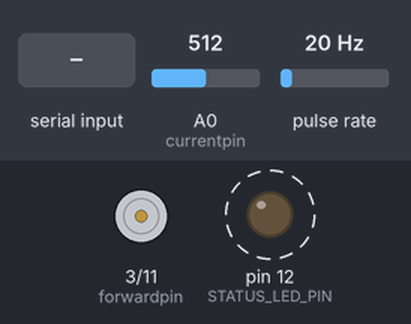
Bench run of a sketch on a simulated Arduino Nano, built with avr-gcc and run on an emulated ATmega328P. Shown: motor-driver pin pairs drawn as motors (green arrow = first pin HIGH = forward, orange = second pin HIGH = backward, longer = more drive), output pins drawn as LEDs (lit = HIGH). Wiring (inferred from the names in the program): pulse sensor: data pin 4. Dashed ring = blinking. The test bench sets the inputs (shaded band); at power-on: pulse rate 20 Hz, A0 (currentpin) = 512. What the sketch prints to the serial monitor is not drawn.

Above: at 1.25 s.
1.3 s: "1\n" received over Serial
At 1.55 s:
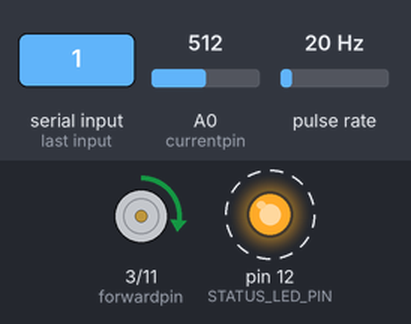
4.3 s: pulse rate (sensor on pin 4) set to 4 Hz
At 4.7 s:
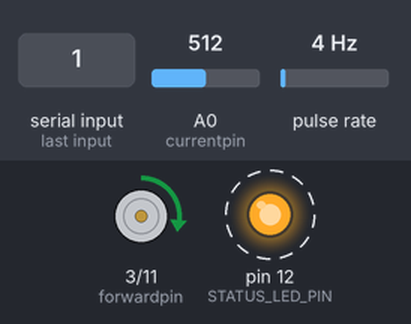
7.3 s: pulse rate (sensor on pin 4) set to 50 Hz
At 8.12 s:
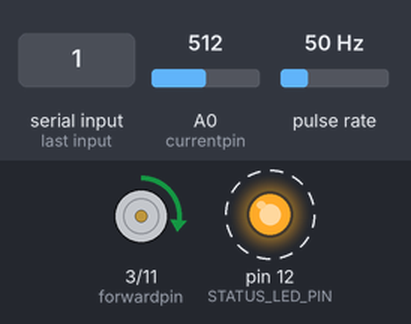
Timing chart, 0 to 16.3 s (numbered marks = the images above; inputs shaded):
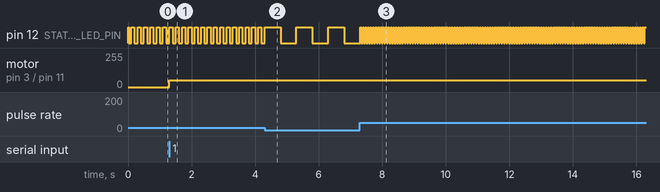

Measured:
- after the input at 1.3 s, motor on pin 3 (forwardpin) / pin 11 (backwardpin): stopped → forward 49/255 at once
- after the input at 4.3 s, pin 12 (STATUS_LED_PIN): alternates HIGH for 0.50 s and LOW for 0.50 s, starting after 0.50 s
- after the input at 7.3 s, pin 12 (STATUS_LED_PIN): alternates HIGH for 0.04 s and LOW for 0.04 s, starting at once
- by itself, pin 12 (STATUS_LED_PIN): alternates HIGH for 0.10 s and LOW for 0.10 s

The sketch:

acode7.ino
```cpp
/*                      ARDUINO NANO:
                     ____________________
                    -|       ICSP       |
                    -|TX1 (01)       VIN|-
                    -|RX0 (00)       GND|-
                    -|RST            RST|-
                    -|GND            +5V|-
speed sensor        -|D2  (02)        A7|-
forwardpin          -|D3  (03)        A6|-
speed sensor        -|D4  (04)        A5|-
                    -|D5  (05)        A4|-
                    -|D6  (06)  (19)  A3|-
                    -|D7  (07)  (18)  A2|-
                    -|D8  (08)  (17)  A1|- CURRENT SENSOR INPUT (ANALOG)
                    -|D9  (09)  (16)  A0|-
                    -|D10 (10)  (15) REF|- TO +5V
backwardpwm         -|D11 (11)  (14) 3V3|-
STATUS_LED_PIN      -|D12 (12)  (13) D14|-
                     |_______USB________|
                           |to PC|
                            |   |
 */

/*
 * MOTOR DRIVER INFO: http://www.hessmer.org/blog/2013/12/28/ibt-2-h-bridge-with-arduino/
 *
 * TO DRIVE MOTOR FORWARD:
 * SET backwardpwm=0
 * SET forwardpwm=0<->255
 *
 * TO DRIVE MOTOR BACKWARD:
 * SET forwardpwm=0
 * SET backwardpwm=0<->255
 *
 * SLOW STOP:
 * SET forwardpwm=0
 * SET backwardpwm=0
 *
 * BREAKING:
 * BREAKING IS ACHIVED BY
 * REVRSING CURRENT DIRECTION UNTIL STOP
 *
 * NOTE:
 * THE backwardpwm AND forwardpwm CAN NOT HAVE VALUES IN SAME TIME
 * ONE OF THEM SHULD ALWAYS HAVE VALUE ZERO.
 */

 /*
  * speed sensor info : https://www.myxlshop.co.uk/j-s-2-speed-measurement-sensor-module-for-arduino.html
  */

  /*
   * current sensor info :http://www.allegromicro.com/~/media/Files/Datasheets/ACS712-Datasheet.ashx
   */
#define BAUD_RATE 1000000
#define Tc 0.02
#define T1OCA_reg Tc*16000000/8
#define Timmer0_ext 4
#define encoder_holes 20 //NUMBER OF HOLES IN ENCODER WHEEL
#define currange 10 //curent sensor range from -5A to +5A

//PIN SETTINGS:
#define forwardpin  3
#define backwardpin  11
#define interruptPin  2
#define currentpin 14
#define STATUS_LED_PIN 12


unsigned int timer1_ovf=0;
double S1=0;
double Td=0;
double spd=0;
char sdatain[2];            //1X2 ARRAY FOR INCOMING SERIAL DATA
volatile  float cur=0;      // VARIABLE FOR current

void setup(){

//Timer1 setup 16bit
  TCCR1A = 0;
  TCCR1B = 0;
  TCNT1 = 0;
  TCCR1B= B00000010;    //clock/8
  OCR1A=T1OCA_reg;// 0.01s
  TIMSK1=B00000011; //BxxxxxBAO

//Timer0 setup 8bit
  TCCR0A = 0;
  TCCR0B = 0;
  TCNT0 = 0;
  TCCR0B = B00000111; //external clock
  TIMSK0=B0000000; //BxxxxxBAO

//open serial port
  Serial.begin(BAUD_RATE);

//pinmode configuration
pinMode(Timmer0_ext,INPUT_PULLUP);
pinMode(forwardpin, OUTPUT);
pinMode(backwardpin, OUTPUT);
pinMode(STATUS_LED_PIN, OUTPUT); //test pin
pinMode(currentpin,INPUT);

//analog configuration
analogReference(EXTERNAL);
analogRead(currentpin);// first read for setting reference

//enable interupts
interrupts();

}

ISR(TIMER1_OVF_vect){ //TIMER1 OVERFLOW  // Timer 1 overflow
  timer1_ovf++;
  }

  ISR(TIMER1_COMPA_vect) // Tc TRIGGERED // Timer 1 - fiksni period istekao
{
  S1=TCNT0;
  TIMSK1=B00000001;
  OCR0A=S1+1;
  TIMSK0=B00000010;

  //timer1_ovf++;
  //Serial.println(":D");
  }


  ISR(TIMER0_COMPA_vect) // TD TRIGGERED // Timer 0 - Broji impulse
{
  //timer1_ovf++;
  //Serial.println("a");
  Td=TCNT1+timer1_ovf*65536;
  timer1_ovf=0;
  TCNT0=0;
  TCNT1=0;
  TIMSK0=B00000000;
  TIMSK1=B00000011;
  spd=60*2000000*(S1+1)/(encoder_holes*Td);

  cur=(float)analogRead(currentpin); //READ ANALOG VALUE ON CURRENT SENSOR
  cur=(cur/(float)1023)*currange-currange/2; //CALCULATE REAL CURRENT IN AMPERS
  //cur=cur/2.5;
  digitalWrite(STATUS_LED_PIN, digitalRead(STATUS_LED_PIN) ^ 1);   // toggle LED pin
  }


// SERIAL INTERUPT FUNCTION:
void serialEvent()
{


// READ NEW DATA:
  while (Serial.available())
  {
    Serial.readBytesUntil('\n', sdatain, sizeof(sdatain) / sizeof(char) );
  }
    //CHANGE PWM VALUES
    analogWrite(forwardpin,sdatain[0]);  //SETTING PWM VALUE
    analogWrite(backwardpin,sdatain[1]); //SETTING PWM VALUE

    // SEND TO PC:
    Serial.write(sdatain[0]); //LAST SATUS FOR FORWARD
    Serial.write(sdatain[1]); //LAST STATUS FOR BACKWARD
    Serial.write('\r'); // PRINT /r ON SERIAL
    Serial.print(cur,6); // MASSURE AND SEND CURRENT cur
    Serial.write('\r');// PRINT /r ON SERIAL
    Serial.print(spd,6); // NUMBER OF COUNTED INTERUPTS OF SPEED SENSOR. THESE NEEDS TO BE REPLACED WITH ACTUAL SPEED:
    Serial.write('\n');// END TRANSMISSION SIMBOL
  }

void loop(){

}
```
